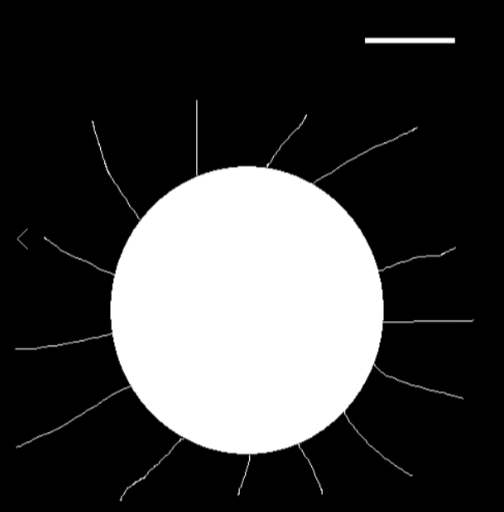
#> input picture opencv/assets/sun.png, 504 x 512 px
$ python 12-morphology_tophat.py
#> lines starting #> are read from the running program, lines starting #| are printed output that depends on the picture
import cv2
import numpy as np

img = cv2.imread("assets/sun.png", cv2.IMREAD_GRAYSCALE)
#> img is the input picture: shape (512, 504); min 0, max 255, mean 62.6

# 形态学顶帽 = 原图 - 开运算
kernel = np.ones((3, 3), np.uint8)
img_tophat = cv2.morphologyEx(img, cv2.MORPH_TOPHAT, kernel, iterations=1)
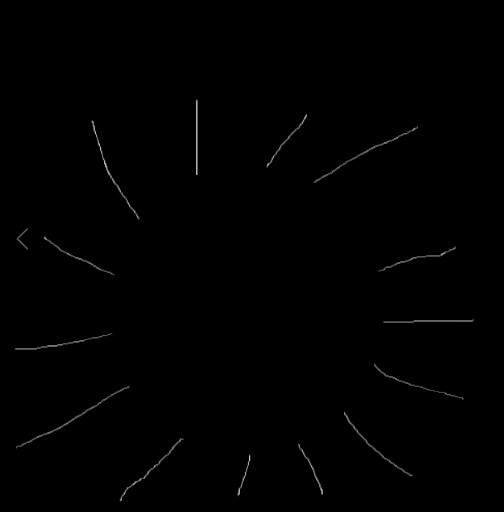
#> img_tophat: shape (512, 504); min 0, max 204, mean 0.9
cv2.imwrite("assets/output/sun_morphology_tophat.png", img_tophat)
